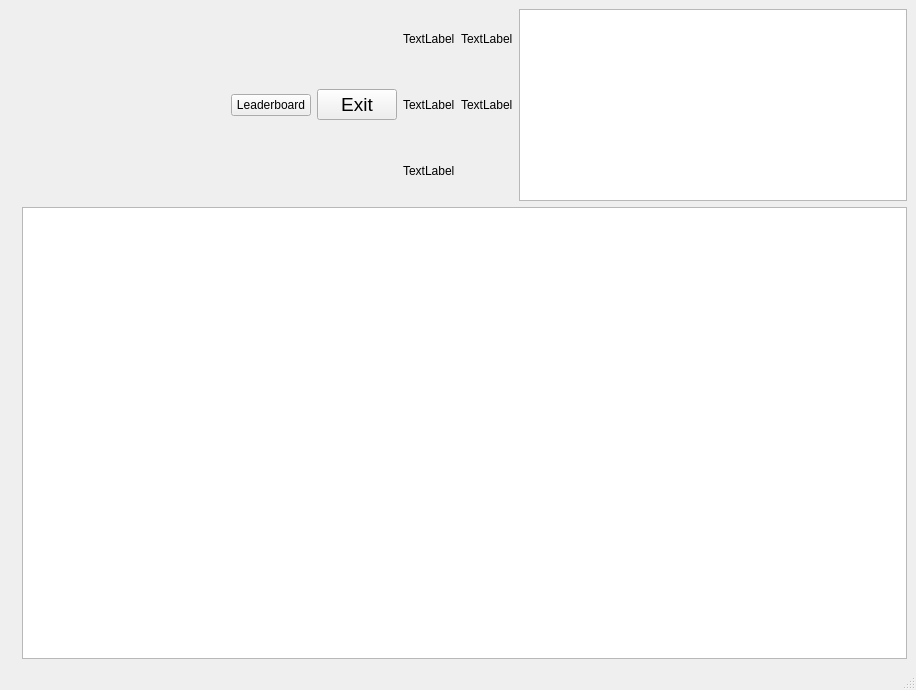
<?xml version="1.0" encoding="UTF-8"?>
<ui version="4.0">
 <class>gamewindow</class>
 <widget class="QMainWindow" name="gamewindow">
  <property name="geometry">
   <rect>
    <x>0</x>
    <y>0</y>
    <width>916</width>
    <height>690</height>
   </rect>
  </property>
  <property name="windowTitle">
   <string>MainWindow</string>
  </property>
  <widget class="QWidget" name="centralwidget">
   <layout class="QGridLayout" name="gridLayout_2">
    <item row="0" column="0" rowspan="2" colspan="3">
     <layout class="QHBoxLayout" name="horizontalLayout_2">
      <item>
       <layout class="QHBoxLayout" name="horizontalLayout">
        <item>
         <spacer name="horizontalSpacer">
          <property name="orientation">
           <enum>Qt::Horizontal</enum>
          </property>
          <property name="sizeHint" stdset="0">
           <size>
            <width>40</width>
            <height>20</height>
           </size>
          </property>
         </spacer>
        </item>
        <item>
         <widget class="QPushButton" name="Leaderboard">
          <property name="text">
           <string>Leaderboard</string>
          </property>
         </widget>
        </item>
        <item>
         <widget class="QPushButton" name="OkButton">
          <property name="font">
           <font>
            <pointsize>14</pointsize>
           </font>
          </property>
          <property name="text">
           <string>Exit</string>
          </property>
         </widget>
        </item>
       </layout>
      </item>
      <item>
       <layout class="QGridLayout" name="gridLayout">
        <item row="0" column="0">
         <widget class="QLabel" name="playerOneHealth">
          <property name="text">
           <string>TextLabel</string>
          </property>
         </widget>
        </item>
        <item row="0" column="1">
         <widget class="QLabel" name="playerFiveHealth">
          <property name="text">
           <string>TextLabel</string>
          </property>
         </widget>
        </item>
        <item row="1" column="0">
         <widget class="QLabel" name="playerTwoHealth">
          <property name="text">
           <string>TextLabel</string>
          </property>
         </widget>
        </item>
        <item row="1" column="1">
         <widget class="QLabel" name="playerThreeHealth">
          <property name="text">
           <string>TextLabel</string>
          </property>
         </widget>
        </item>
        <item row="2" column="0">
         <widget class="QLabel" name="playerFourHealth">
          <property name="text">
           <string>TextLabel</string>
          </property>
         </widget>
        </item>
       </layout>
      </item>
      <item>
       <widget class="QTextBrowser" name="textBrowser"/>
      </item>
     </layout>
    </item>
    <item row="1" column="2">
     <spacer name="horizontalSpacer_2">
      <property name="orientation">
       <enum>Qt::Horizontal</enum>
      </property>
      <property name="sizeHint" stdset="0">
       <size>
        <width>877</width>
        <height>20</height>
       </size>
      </property>
     </spacer>
    </item>
    <item row="2" column="0">
     <widget class="QLabel" name="attackL">
      <property name="text">
       <string/>
      </property>
     </widget>
    </item>
    <item row="2" column="1" colspan="2">
     <widget class="QGraphicsView" name="backGround"/>
    </item>
   </layout>
  </widget>
  <widget class="QMenuBar" name="menubar">
   <property name="geometry">
    <rect>
     <x>0</x>
     <y>0</y>
     <width>916</width>
     <height>20</height>
    </rect>
   </property>
  </widget>
  <widget class="QStatusBar" name="statusbar"/>
 </widget>
 <resources/>
 <connections/>
</ui>
